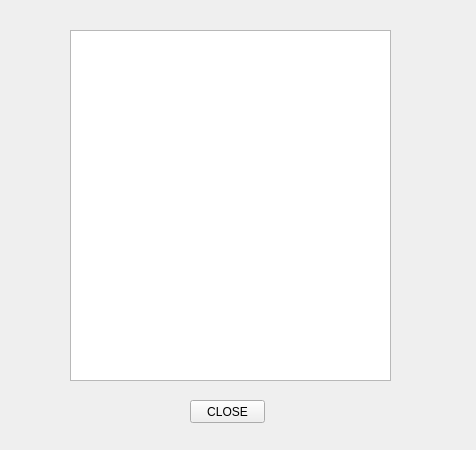
<?xml version="1.0" encoding="UTF-8"?>
<ui version="4.0">
 <class>stat</class>
 <widget class="QWidget" name="stat">
  <property name="geometry">
   <rect>
    <x>0</x>
    <y>0</y>
    <width>476</width>
    <height>450</height>
   </rect>
  </property>
  <property name="windowTitle">
   <string>Form</string>
  </property>
  <widget class="QTextEdit" name="textEdit">
   <property name="geometry">
    <rect>
     <x>70</x>
     <y>30</y>
     <width>321</width>
     <height>351</height>
    </rect>
   </property>
   <property name="html">
    <string>&lt;!DOCTYPE HTML PUBLIC &quot;-//W3C//DTD HTML 4.0//EN&quot; &quot;http://www.w3.org/TR/REC-html40/strict.dtd&quot;&gt;
&lt;html&gt;&lt;head&gt;&lt;meta name=&quot;qrichtext&quot; content=&quot;1&quot; /&gt;&lt;style type=&quot;text/css&quot;&gt;
p, li { white-space: pre-wrap; }
&lt;/style&gt;&lt;/head&gt;&lt;body style=&quot; font-family:'MS Shell Dlg 2'; font-size:8.25pt; font-weight:400; font-style:normal;&quot;&gt;
&lt;p style=&quot;-qt-paragraph-type:empty; margin-top:0px; margin-bottom:0px; margin-left:0px; margin-right:0px; -qt-block-indent:0; text-indent:0px; font-family:'MS Shell Dlg 2';&quot;&gt;&lt;br /&gt;&lt;/p&gt;&lt;/body&gt;&lt;/html&gt;</string>
   </property>
  </widget>
  <widget class="QPushButton" name="close">
   <property name="geometry">
    <rect>
     <x>190</x>
     <y>400</y>
     <width>75</width>
     <height>23</height>
    </rect>
   </property>
   <property name="text">
    <string>CLOSE</string>
   </property>
  </widget>
 </widget>
 <resources/>
 <connections/>
</ui>
